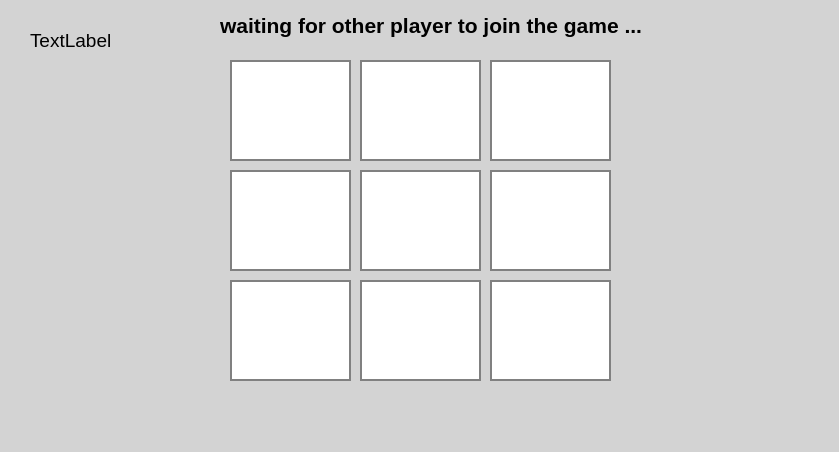
<?xml version="1.0" encoding="UTF-8"?>
<ui version="4.0">
 <class>gameDialog</class>
 <widget class="QDialog" name="gameDialog">
  <property name="geometry">
   <rect>
    <x>0</x>
    <y>0</y>
    <width>839</width>
    <height>452</height>
   </rect>
  </property>
  <property name="windowTitle">
   <string>Dialog</string>
  </property>
  <property name="styleSheet">
   <string notr="true">QDialog{
background-color:lightGray;
}
QPushButton{
background-color:white;
border:2px solid gray;
outline:none;
color:black;
font-size:36px;
}
QPushButton:hover{
background-color:gray;
}</string>
  </property>
  <widget class="QLabel" name="lbl_wait">
   <property name="geometry">
    <rect>
     <x>220</x>
     <y>0</y>
     <width>451</width>
     <height>51</height>
    </rect>
   </property>
   <property name="font">
    <font>
     <pointsize>16</pointsize>
     <bold>true</bold>
    </font>
   </property>
   <property name="styleSheet">
    <string notr="true">color:black;</string>
   </property>
   <property name="text">
    <string>waiting for other player to join the game ...</string>
   </property>
  </widget>
  <widget class="QPushButton" name="btn1">
   <property name="geometry">
    <rect>
     <x>230</x>
     <y>60</y>
     <width>121</width>
     <height>101</height>
    </rect>
   </property>
   <property name="cursor">
    <cursorShape>PointingHandCursor</cursorShape>
   </property>
   <property name="text">
    <string/>
   </property>
  </widget>
  <widget class="QPushButton" name="btn2">
   <property name="geometry">
    <rect>
     <x>360</x>
     <y>60</y>
     <width>121</width>
     <height>101</height>
    </rect>
   </property>
   <property name="cursor">
    <cursorShape>PointingHandCursor</cursorShape>
   </property>
   <property name="text">
    <string/>
   </property>
  </widget>
  <widget class="QPushButton" name="btn3">
   <property name="geometry">
    <rect>
     <x>490</x>
     <y>60</y>
     <width>121</width>
     <height>101</height>
    </rect>
   </property>
   <property name="cursor">
    <cursorShape>PointingHandCursor</cursorShape>
   </property>
   <property name="text">
    <string/>
   </property>
  </widget>
  <widget class="QPushButton" name="btn4">
   <property name="geometry">
    <rect>
     <x>230</x>
     <y>170</y>
     <width>121</width>
     <height>101</height>
    </rect>
   </property>
   <property name="cursor">
    <cursorShape>PointingHandCursor</cursorShape>
   </property>
   <property name="text">
    <string/>
   </property>
  </widget>
  <widget class="QPushButton" name="btn5">
   <property name="geometry">
    <rect>
     <x>360</x>
     <y>170</y>
     <width>121</width>
     <height>101</height>
    </rect>
   </property>
   <property name="cursor">
    <cursorShape>PointingHandCursor</cursorShape>
   </property>
   <property name="text">
    <string/>
   </property>
  </widget>
  <widget class="QPushButton" name="btn6">
   <property name="geometry">
    <rect>
     <x>490</x>
     <y>170</y>
     <width>121</width>
     <height>101</height>
    </rect>
   </property>
   <property name="cursor">
    <cursorShape>PointingHandCursor</cursorShape>
   </property>
   <property name="text">
    <string/>
   </property>
  </widget>
  <widget class="QPushButton" name="btn7">
   <property name="geometry">
    <rect>
     <x>230</x>
     <y>280</y>
     <width>121</width>
     <height>101</height>
    </rect>
   </property>
   <property name="cursor">
    <cursorShape>PointingHandCursor</cursorShape>
   </property>
   <property name="text">
    <string/>
   </property>
  </widget>
  <widget class="QPushButton" name="btn8">
   <property name="geometry">
    <rect>
     <x>360</x>
     <y>280</y>
     <width>121</width>
     <height>101</height>
    </rect>
   </property>
   <property name="cursor">
    <cursorShape>PointingHandCursor</cursorShape>
   </property>
   <property name="text">
    <string/>
   </property>
  </widget>
  <widget class="QPushButton" name="btn9">
   <property name="enabled">
    <bool>true</bool>
   </property>
   <property name="geometry">
    <rect>
     <x>490</x>
     <y>280</y>
     <width>121</width>
     <height>101</height>
    </rect>
   </property>
   <property name="cursor">
    <cursorShape>PointingHandCursor</cursorShape>
   </property>
   <property name="text">
    <string/>
   </property>
  </widget>
  <widget class="QLabel" name="lbl_username">
   <property name="geometry">
    <rect>
     <x>30</x>
     <y>20</y>
     <width>151</width>
     <height>41</height>
    </rect>
   </property>
   <property name="font">
    <font>
     <pointsize>14</pointsize>
    </font>
   </property>
   <property name="styleSheet">
    <string notr="true">color:black;
</string>
   </property>
   <property name="text">
    <string>TextLabel</string>
   </property>
  </widget>
 </widget>
 <resources/>
 <connections/>
</ui>
